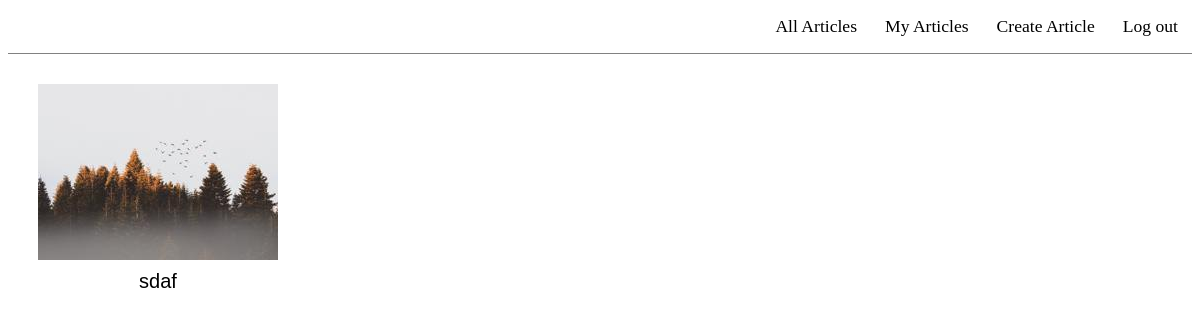
The app's page /my-articles/ (signed in) with its own data.
### myapp/models.py (models this page shows, shortened)
class Article(models.Model):
    user = models.ForeignKey(User, on_delete=models.CASCADE)
    name = models.CharField(max_length=100)
    description = models.TextField()
    image = models.ImageField(upload_to = 'image')
    privacy = models.TextChoices('privacy','public private')
    privacy = models.CharField(max_length =10, choices=privacy.choices)

### myapp/views.py (the view)
# urls.py: path('my-articles/',views.my_articles,name='my-articles'),
@login_required
def my_articles(request):
    articles = Article.objects.filter(user = request.user)
    return render(request, 'myapp/articles.html', { 'articles': articles })

### myapp/templates/myapp/articles.html
{% extends 'myapp/base.html' %}
{% block container %}
<div class="article-container">
{% for article in articles %}
<div class='article'>
    <img onclick="location.href='{% url 'detail-article' article.id %}'" src="{{ article.image.url }}" alt="">
    <span onclick="location.href='{% url 'detail-article' article.id %}'" >{{ article.name }}</span>
</div>
{% endfor %}
</div>
{% endblock container %}

### myapp/static/myapp/css/style.css (style rules this page uses)
* { transition: height 0.66s ease-in; transition: width 0.66s ease-in; }
.article-container { font: 20px Verdana; display: flex; flex-wrap: wrap; }
.article-container .article { cursor: pointer; margin: 30px; }
.article-container span { display: block; text-align: center; margin: 5px; font-family: Verdana, Geneva, Tahoma, sans-serif; }

### records on screen
Article: image (picture), name "sdaf"
